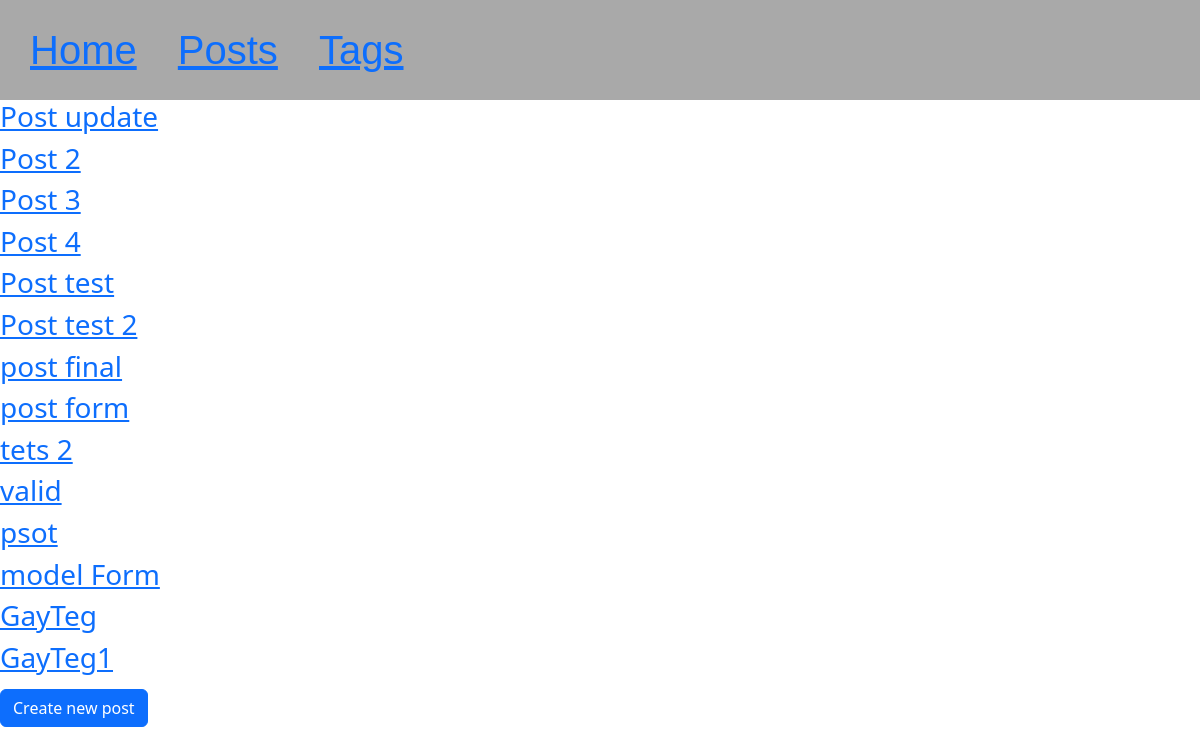
The app's page /posts/, older data.
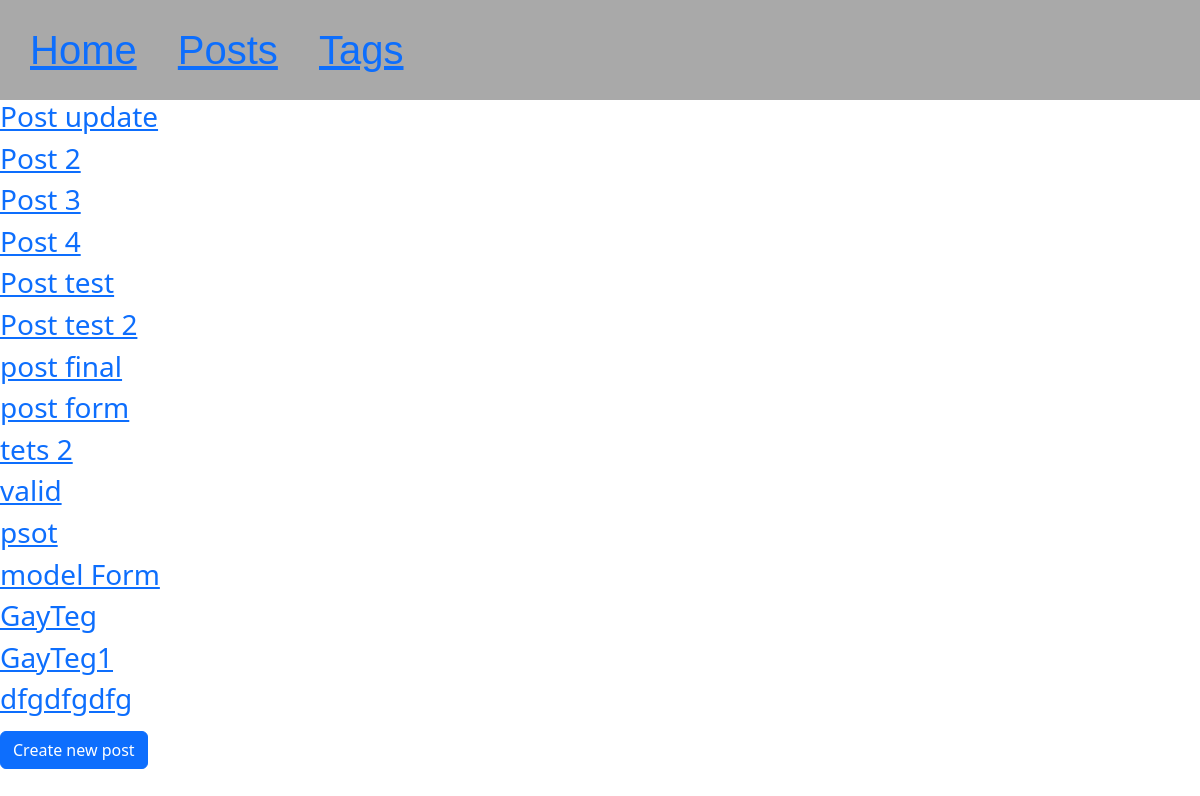
The same page, newer data.
### posts/models.py (models this page shows, shortened)
class Posts(models.Model):
    create_at = models.DateTimeField(auto_now=True)
    title = models.CharField(max_length=70)
    text = models.TextField(blank=True)
    header_color = models.CharField(default='dark', max_length=30)
    author = models.IntegerField(default=1)
    amount_likes = models.IntegerField(default=0)
    class Meta:
        db_table = "posts_list"

### posts/views.py (the view)
# urls.py: path('', get_posts_list, name='get_posts_list_url'),
def get_posts_list(request):
    posts = Posts.objects.all()
    return render(request, 'posts/posts_list.html', context={'posts': posts})

### posts/templates/posts/posts_list.html
{% extends 'templates/index.html' %}
{% block content %}
    {% for post in posts %}
        <h3>
            <a href="{% url 'get_post_page_url' post.id %}">
                {{ post.title }}
            </a>
        </h3>
    {% endfor %}
    <a class="btn btn-primary" href="{% url 'create_post_url' %}" role="button">
        Create new post
    </a>
{% endblock %}

Row changes from the older to the newer data that the page shows:
added Posts: title "dfgdfgdfg"
